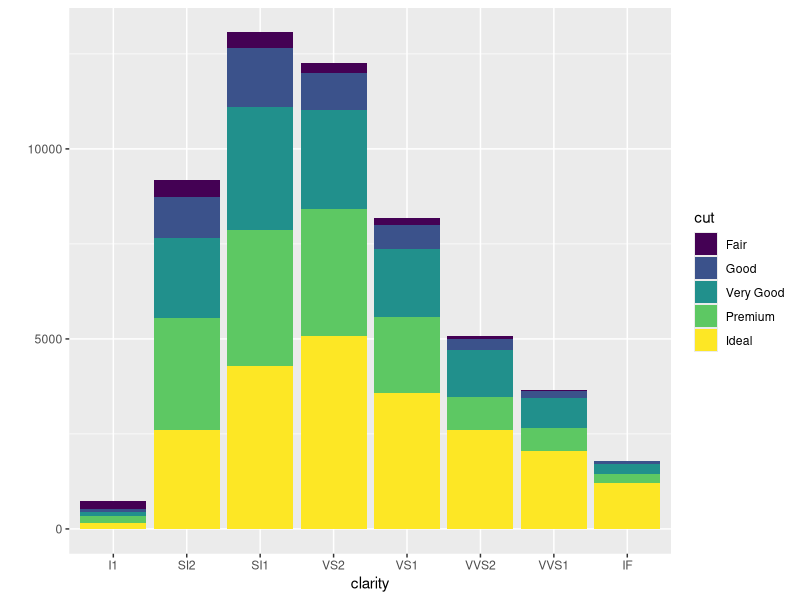
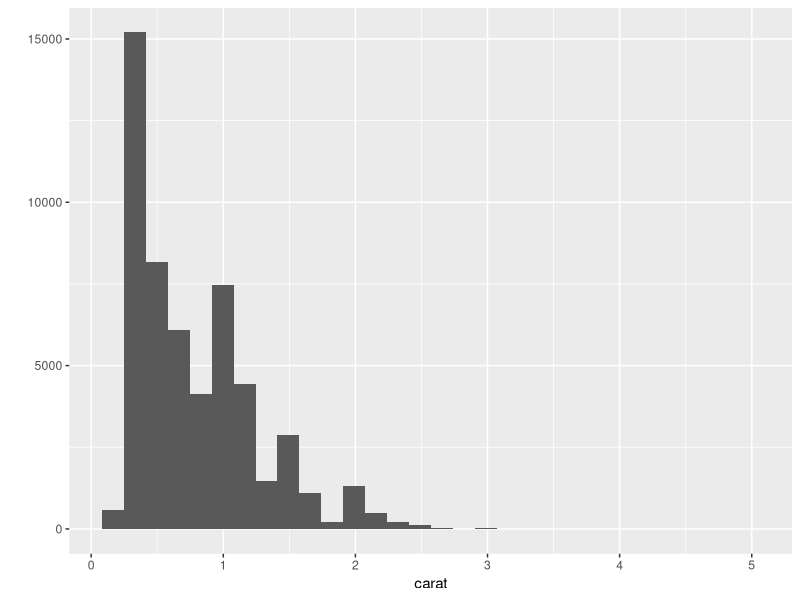
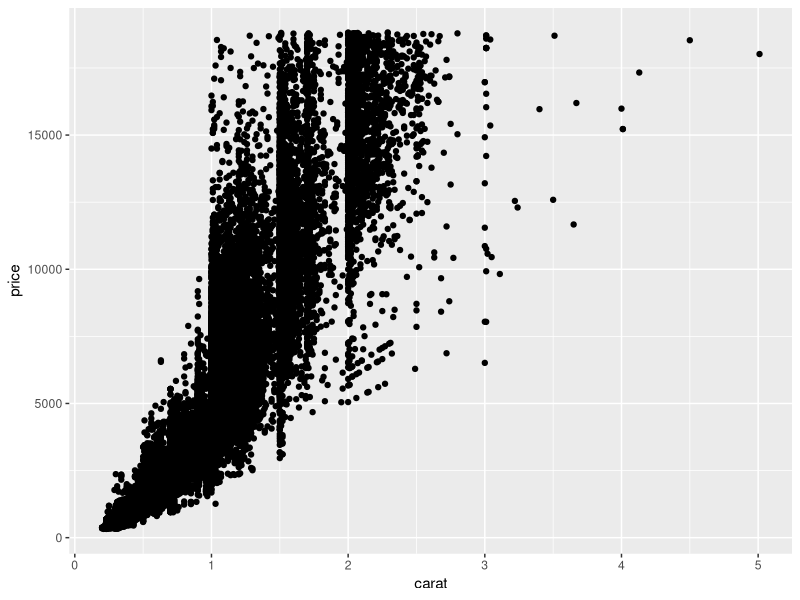
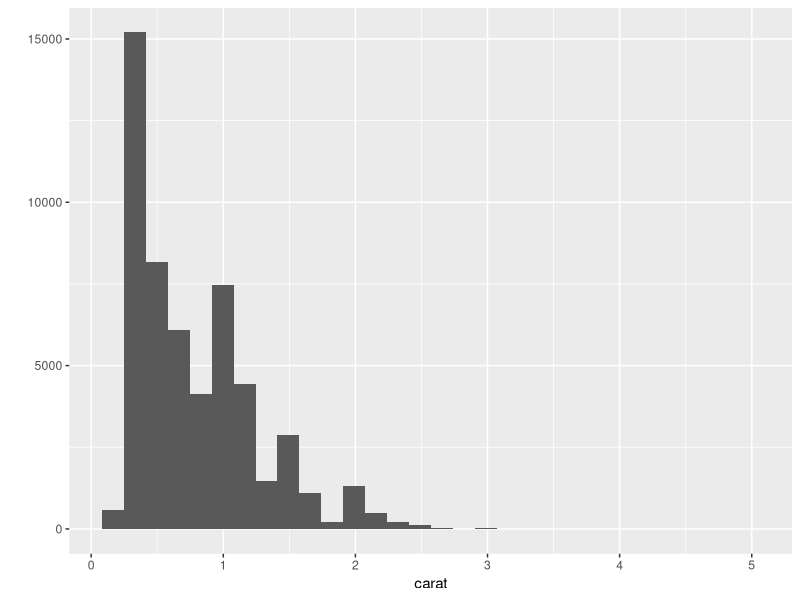
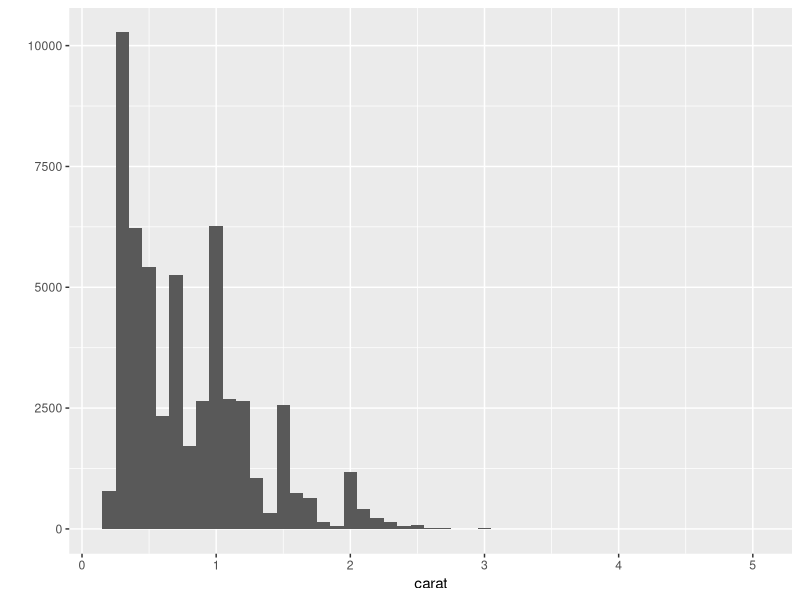
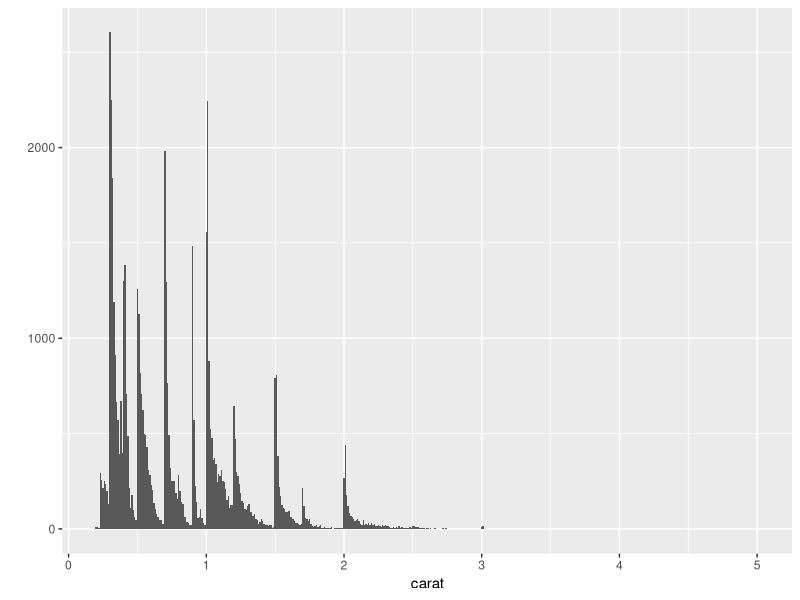
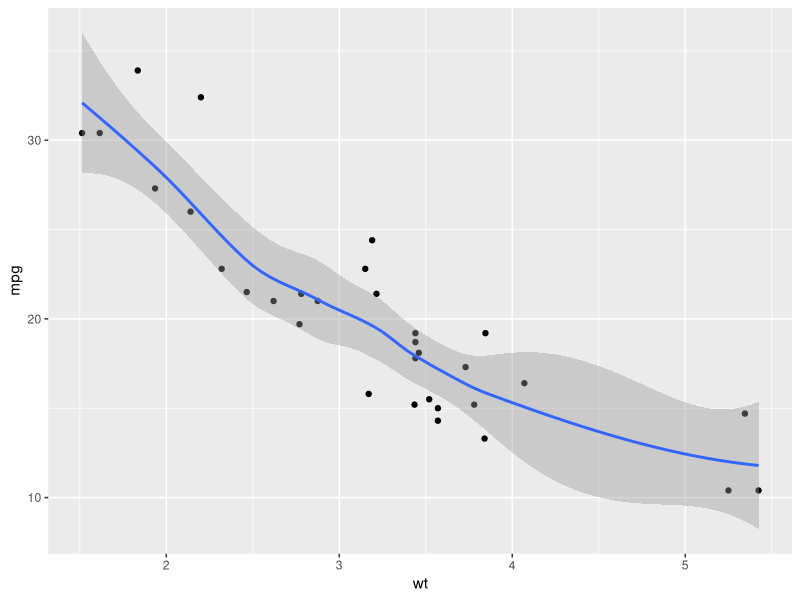
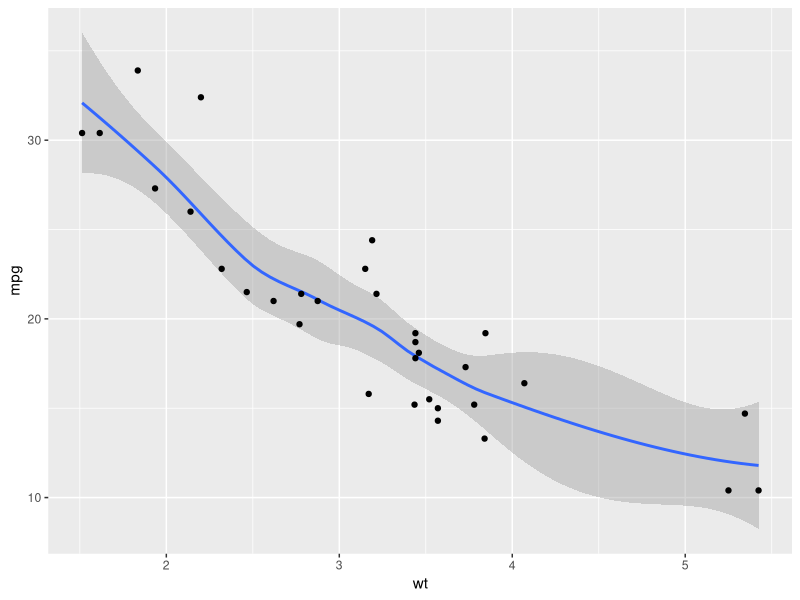

Source code (R) for these figures, in order: (Note: this script raises an error after producing the figures.)
#clear workspace
rm(list=ls())

##REVIEW
#install ggplot2 Tools->Install packages
#load package
library(ggplot2)

#view datasets
head(diamonds)
head(mtcars)

###qplot basics
qplot(clarity,data=diamonds,fill=cut,geom="bar")
#colors represent diferent cuts (fill)
#geom specifies type of graph; bar (histogram) is default for categorical y variables

#histogram is also default for continuous y
qplot(carat,data=diamonds)
#unless you specify x variable
qplot(carat, price, data=diamonds)

##PICKING UP FROM PAGE 5
###histogram
qplot(carat,data=diamonds,geom="histogram")
#qplot(variable, data=data, geom="type of plot")

###can change binwidth
qplot(carat,data=diamonds,geom="histogram",binwidth=0.1)
qplot(carat,data=diamonds,geom="histogram",binwidth=0.01)

###combine several types of plot
##wt=weight in tons
qplot(wt,mpg,data=mtcars,geom=c("point","smooth"))
qplot(wt,mpg,data=mtcars,geom=c("smooth","point"))
#how are these two different

###Smoothing
#smooth for each cylinder
#cyl= cylinder
qplot(wt,mpg,data=mtcars,color=factor(cyl),geom=c("point","smooth"))

####smooth plot options
qplot(wt,mpg,data=mtcars,geom=c("point","smooth"))

#remove standard error
qplot(wt,mpg,data=mtcars,geom=c("point","smooth"),se=FALSE)

#make line more or less wiggly
qplot(wt,mpg,data=mtcars,geom=c("point","smooth"),span=0.6)#more wiggly
qplot(wt,mpg,data=mtcars,geom=c("point","smooth"),span=0.8)
qplot(wt,mpg,data=mtcars,geom=c("point","smooth"),span=1)#less wiggly

#using linear modeling
qplot(wt,mpg,data=mtcars,geom=c("point","smooth"),method="lm")

#can also specificy the formula yourself
library(splines)
qplot(wt,mpg,data=mtcars,geom=c("point","smooth"),method="lm",formula=y~ns(x,5))#the higher the number, the more wavy

###flipping axes
#separate by cylinder
qplot(mpg,wt,data=mtcars,facets=cyl~.,geom=c("point","smooth"))
#flip axes after calculating summary statistics
qplot(mpg,wt,data=mtcars,facets=cyl~.,geom=c("point","smooth"))+coord_flip()
#flip axes before calculating summary statistics
qplot(wt,mpg,data=mtcars,facets=cyl~.,geom=c("point","smooth"))

###Saving and updating plot
#save plot in variable
p.tmp<-qplot(factor(cyl),wt,data=mtcars,geom="boxplot")
#name of plot<- qplot (x, y, data=data, geom=type of plot)
p.tmp

#change data
t.mtcars<-mtcars
mtcars<-transform(mtcars,wt=wt^2)

#update plot
p.tmp #original
p.tmp%+%mtcars #transformed
#can toggle back and forth

#reset mtcars
mtcars<-t.mtcars
rm(t.mtcars) #remove this item from workspace

#plot info
summary(p.tmp)
#Faceting has to do with putting multiple figures in a panel
#facet_null() means there is a single figure in that panel

#save plot in R workspace
#first check where the file will save
getwd()
#change if necessary
setwd("C:/Users/Melissa/Dropbox/GitHub/2014-Spring/Week 3")
save(p.tmp,file="temp.rData")
#You can open this workspace in a later session and call plot p.tmp

#save as image file
ggsave(file="test.pdf")
ggsave(file="test.jpeg",dpi=72)
ggsave(file="test.svg",plot=p.tmp,width=10,height=5)
#can open svg files with web browser; svg devices: Cairo and RSgvDevice

###Using ggplot()
###Add layers without changing original plot
p.tmp2<-ggplot(mtcars,aes(mpg,wt,colour=factor(cyl)))
#name of plot<-ggplot(data, aesthetic(y, x,), facotr to overlay with color)
p.tmp2
#Cannot display yet- no layers

#add layers
p.tmp2+layer(geom="point")
p.tmp2+layer(geom="point")+layer(geom="line")
p.tmp2+geom_point() #shortcut

#can use this language in qplot too
qplot(mpg,wt,data=mtcars,color=factor(cyl),geom="point")+geom_line()
qplot(mpg,wt,data=mtcars,color=factor(cyl),geom=c("point","line"))

#add a mapping layer
head(mtcars)
p.tmp2+geom_point()
p.tmp2+geom_point()+geom_point(aes(y=disp))#Now shows both weight and dispplacement on y-axis
#arguments for aes x= and y=
##{{}}How to add an a y-axis to other side of plot
#aes can match traditional terms for plotting (like pch and cex) to ggplot names

#This changes current plot format instead of adding to it 
p.tmp2+geom_point(color="darkblue")
p.tmp2+geom_point(aes(color="darkblue"))#?

###what if too many data points make it hard to read the plot?
#generate dataset
t.df<-data.frame(x=rnorm(2000),y=rnorm(2000))
#rnorm generates random numbers. 2000 specifies how many random numbers you generate. You can also specify the mean and sd. rnorm(n, mean = 0, sd = 1)
head(t.df)
p.norm<-ggplot(t.df,aes(x,y))
p.norm+geom_point()
#change to hollow
p.norm+geom_point(shape=1)
#use periods instead
p.norm+geom_point(shape=".")# you can put any symbol in here
p.norm+geom_point(alpha=.5)#makes transparent, changed code a bit
p.norm+geom_point(alpha=.1)#changes transparency of fill color
p.norm+geom_point(color="blue",alpha=.5)

#Pick up at top of Pg 8 next time
